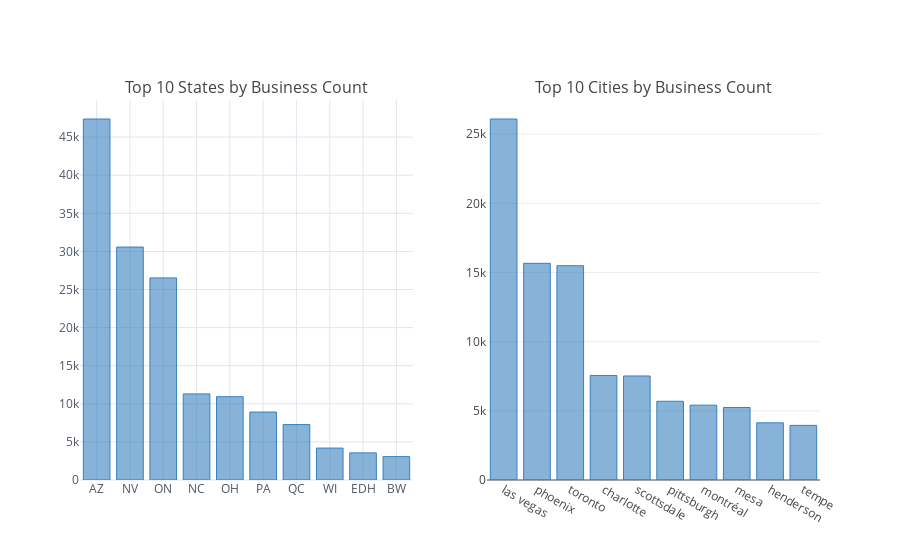

Write notebook code for a chart like this one.
### Code cell
#top 10 state and city counts
top10_state_counts = business_df.state.value_counts()[:10]
top10_city_counts = business_df.city.value_counts()[:10]
figs = [
    top10_state_counts.iplot(kind='bar', 
                             asFigure=True, 
                             xTitle='State', 
                             yTitle='Count', 
                             color='blue'), 
    top10_city_counts.iplot(kind='bar', 
                            asFigure=True, 
                            xTitle='City', 
                            yTitle='Business Count', 
                            color='blue')
]
subplots = cf.subplots(figs, subplot_titles=['Top 10 States by Business Count', 
                                             'Top 10 Cities by Business Count'])
cf.iplot(subplots, legend=False)

### Figure 1 — Plotly figure (JSON) as saved in the notebook; plotly's stock layout.template omitted (floating-point values rounded to 4 significant figures)
{"data": [{"marker": {"color": "rgba(55, 128, 191, 0.6)", "line": {"color": "rgba(55, 128, 191, 1.0)", "width": 1}}, "name": "state", "orientation": "v", "text": "", "type": "bar", "uid": "8334db", "x": ["AZ", "NV", "ON", "NC", "OH", "PA", "QC", "WI", "EDH", "BW"], "xaxis": "x", "y": [47376, 30571, 26520, 11299, 10930, 8916, 7273, 4190, 3561, 3071], "yaxis": "y"}, {"marker": {"color": "rgba(55, 128, 191, 0.6)", "line": {"color": "rgba(55, 128, 191, 1.0)", "width": 1}}, "name": "city", "orientation": "v", "text": "", "type": "bar", "uid": "846eda", "x": ["las vegas", "phoenix", "toronto", "charlotte", "scottsdale", "pittsburgh", "montréal", "mesa", "henderson", "tempe"], "xaxis": "x2", "y": [26100, 15666, 15491, 7560, 7521, 5693, 5411, 5243, 4134, 3950], "yaxis": "y2"}], "layout": {"annotations": [{"font": {"size": 16}, "showarrow": false, "text": "Top 10 States by Business Count", "x": 0.225, "xanchor": "center", "xref": "paper", "y": 1, "yanchor": "bottom", "yref": "paper"}, {"font": {"size": 16}, "showarrow": false, "text": "Top 10 Cities by Business Count", "x": 0.775, "xanchor": "center", "xref": "paper", "y": 1, "yanchor": "bottom", "yref": "paper"}], "autosize": true, "legend": {"bgcolor": "#FFFFFF", "font": {"color": "#4D5663"}}, "paper_bgcolor": "#FFFFFF", "plot_bgcolor": "#FFFFFF", "showlegend": false, "titlefont": {"color": "#4D5663"}, "xaxis": {"anchor": "y", "autorange": true, "domain": [0, 0.45], "gridcolor": "#E1E5ED", "range": [-0.5, 9.5], "showgrid": true, "tickfont": {"color": "#4D5663"}, "title": "", "titlefont": {"color": "#4D5663"}, "type": "category", "zerolinecolor": "#E1E5ED"}, "xaxis2": {"anchor": "y2", "autorange": true, "domain": [0.55, 1], "range": [-0.5, 9.5], "type": "category"}, "yaxis": {"anchor": "x", "autorange": true, "domain": [0, 1], "gridcolor": "#E1E5ED", "range": [0, 49870.0], "showgrid": true, "tickfont": {"color": "#4D5663"}, "title": "", "titlefont": {"color": "#4D5663"}, "type": "linear", "zerolinecolor": "#E1E5ED"}, "yaxis2": {"anchor": "x2", "autorange": true, "domain": [0, 1], "range": [0, 27470.0], "type": "linear"}}}
